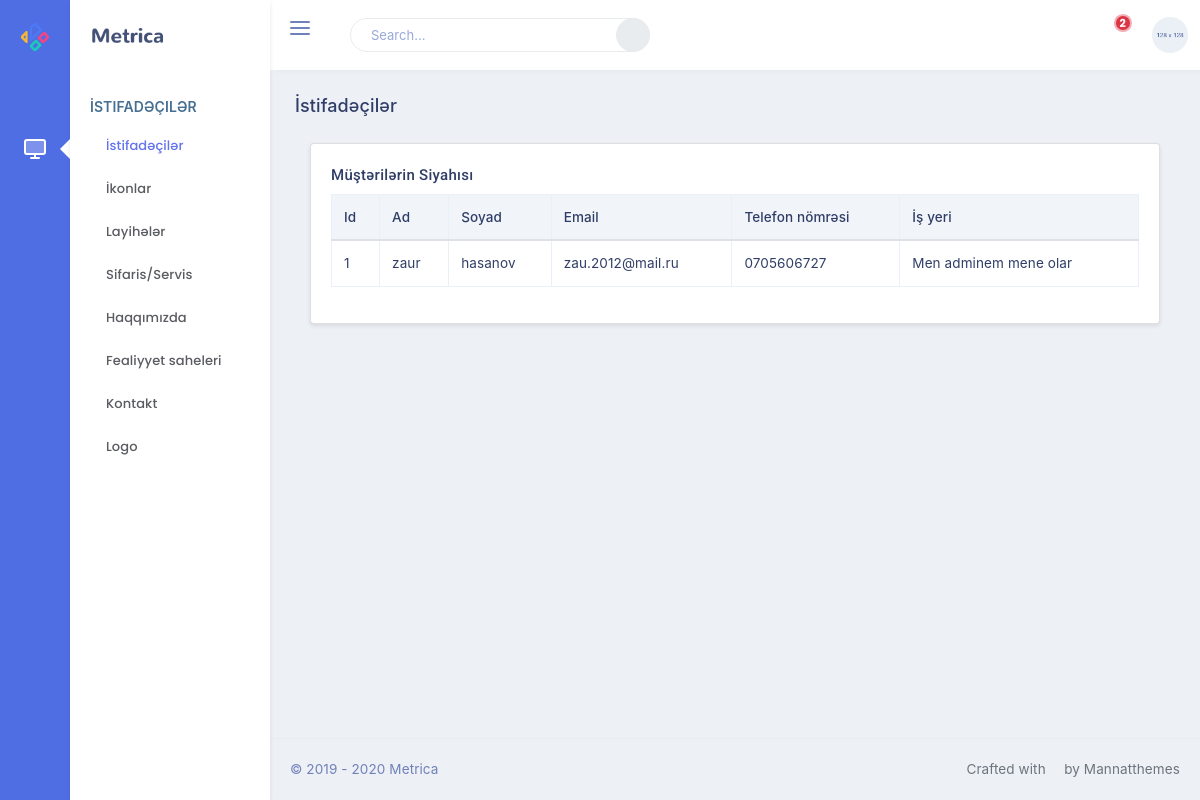
Screenshot of /users (signed in) with the database file from the repository.
### app/models.py (models this page shows, shortened)
class User(db.Model, UserMixin):
    id=db.Column(db.Integer, primary_key=True)
    name=db.Column(db.String(100), nullable=False)
    surname=db.Column(db.String(100), nullable=False)
    company=db.Column(db.String(255), nullable=False)
    email=db.Column(db.String(150), nullable=False)
    phone=db.Column(db.String(150), nullable=False)
    password=db.Column(db.String(50), nullable=False)

### admin/views.py (the view)
@app.route('/users')
@login_required
def users():
    if User.query.get(1) == current_user:
        alldata=User.query.all()
        return render_template('/admin/users.html', allusers=alldata)
    else: abort(403)

### app/models.py (called while the page is built)
@login_manager.user_loader
def load_user(user_id):
    return User.query.get(int(user_id))

### templates/admin/users.html
{% extends 'admin/base.html' %}
{%block pagetitle%}<h4 class="page-title">İstifadəçilər</h4> {% endblock pagetitle %}
{% block content %}
<div class="container-fluid">
                    <div class="row">
                        <div class="col-sm-12">
                        </div>
                    </div>
                    <div class="row">
                        <div class="col-12">
                            <div class="card">
                                <div class="card-body">
                                    <h4 class="mt-0 header-title">Müştərilərin siyahısı</h4>
                                    <table id="datatable" class="table table-bordered dt-responsive nowrap" style="border-collapse: collapse; border-spacing: 0; width: 100%;">
                                        <thead>
                                        <tr>
                                            <th>Id</th>
                                            <th>Ad</th>
                                            <th>Soyad</th>
                                            <th>Email</th>
                                            <th>Telefon nömrəsi</th>
                                            <th>İş yeri</th>
                                        </tr>
                                        </thead>
                                        <tbody>
                                        {% for row in allusers %}
                                        <tr>
                                            <td>{{row.id}}</td>
                                            <td>{{row.name}}</td>
                                            <td>{{row.surname}}</td>
                                            <td>{{row.email}}</td>
                                            <td>{{row.phone}}</td>
                                            <td>{{row.company}}</td>
                                        </tr>
                                            {% endfor %}
                                        </tbody>
                                    </table>
                                </div>
                            </div>
                        </div>
                    </div>
                </div>
{% endblock content %}

### rows the page displays
User: id "1", name "zaur", surname "hasanov", email "zau.2012@mail.ru", phone "0705606727", company "Men adminem mene olar"
